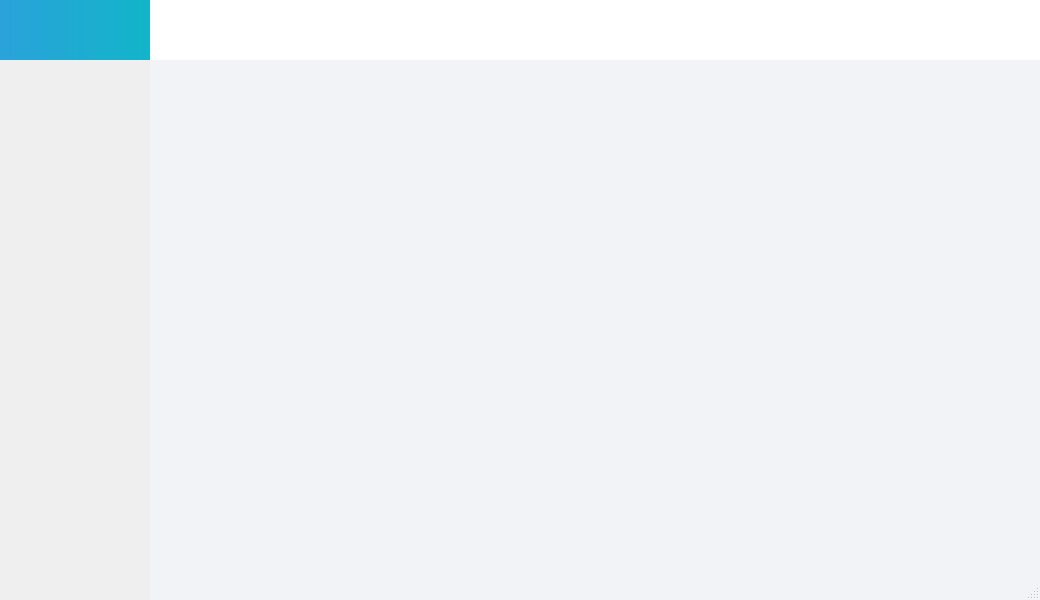
<?xml version="1.0" encoding="UTF-8"?>
<ui version="4.0">
 <class>Dialog</class>
 <widget class="QDialog" name="Dialog">
  <property name="geometry">
   <rect>
    <x>0</x>
    <y>0</y>
    <width>1040</width>
    <height>600</height>
   </rect>
  </property>
  <property name="minimumSize">
   <size>
    <width>1040</width>
    <height>600</height>
   </size>
  </property>
  <property name="maximumSize">
   <size>
    <width>16777215</width>
    <height>16777215</height>
   </size>
  </property>
  <property name="windowTitle">
   <string>Dialog</string>
  </property>
  <property name="styleSheet">
   <string notr="true">QLabel#labTitle{background-color:qlineargradient(spread:pad, x1:0, y1:0, x2:1, y2:0, stop:0 #2AA2DA, stop:1 #12B5C9);color:#F0F0F0;}
QWidget#widgetTop{background:#FFFFFF;}
QWidget#widgetMain{background:#F1F3F6;}
QLabel#label{color:#202020;font:50pt;}</string>
  </property>
  <property name="sizeGripEnabled">
   <bool>true</bool>
  </property>
  <layout class="QGridLayout" name="gridLayout">
   <property name="leftMargin">
    <number>0</number>
   </property>
   <property name="topMargin">
    <number>0</number>
   </property>
   <property name="rightMargin">
    <number>0</number>
   </property>
   <property name="bottomMargin">
    <number>0</number>
   </property>
   <property name="spacing">
    <number>0</number>
   </property>
   <item row="0" column="0" colspan="2">
    <widget class="QWidget" name="widgetTop" native="true">
     <property name="minimumSize">
      <size>
       <width>0</width>
       <height>60</height>
      </size>
     </property>
     <property name="maximumSize">
      <size>
       <width>16777215</width>
       <height>60</height>
      </size>
     </property>
     <property name="styleSheet">
      <string notr="true"/>
     </property>
     <layout class="QHBoxLayout" name="horizontalLayout">
      <property name="spacing">
       <number>6</number>
      </property>
      <property name="leftMargin">
       <number>0</number>
      </property>
      <property name="topMargin">
       <number>0</number>
      </property>
      <property name="rightMargin">
       <number>0</number>
      </property>
      <property name="bottomMargin">
       <number>0</number>
      </property>
      <item>
       <widget class="QLabel" name="labTitle">
        <property name="minimumSize">
         <size>
          <width>150</width>
          <height>0</height>
         </size>
        </property>
        <property name="maximumSize">
         <size>
          <width>150</width>
          <height>16777215</height>
         </size>
        </property>
        <property name="styleSheet">
         <string notr="true"/>
        </property>
        <property name="text">
         <string/>
        </property>
        <property name="alignment">
         <set>Qt::AlignCenter</set>
        </property>
       </widget>
      </item>
      <item>
       <widget class="SliderBar" name="widgetNavTop" native="true"/>
      </item>
      <item>
       <widget class="QWidget" name="widgetMenu" native="true">
        <property name="maximumSize">
         <size>
          <width>100</width>
          <height>16777215</height>
         </size>
        </property>
        <layout class="QGridLayout" name="gridLayout_2">
         <property name="leftMargin">
          <number>0</number>
         </property>
         <property name="topMargin">
          <number>0</number>
         </property>
         <property name="rightMargin">
          <number>0</number>
         </property>
         <property name="bottomMargin">
          <number>0</number>
         </property>
         <property name="spacing">
          <number>0</number>
         </property>
         <item row="1" column="1" colspan="3">
          <spacer name="verticalSpacer">
           <property name="orientation">
            <enum>Qt::Vertical</enum>
           </property>
           <property name="sizeHint" stdset="0">
            <size>
             <width>20</width>
             <height>10</height>
            </size>
           </property>
          </spacer>
         </item>
         <item row="0" column="1">
          <widget class="QPushButton" name="btnMenu_Min">
           <property name="sizePolicy">
            <sizepolicy hsizetype="Minimum" vsizetype="Expanding">
             <horstretch>0</horstretch>
             <verstretch>0</verstretch>
            </sizepolicy>
           </property>
           <property name="minimumSize">
            <size>
             <width>30</width>
             <height>30</height>
            </size>
           </property>
           <property name="cursor">
            <cursorShape>ArrowCursor</cursorShape>
           </property>
           <property name="focusPolicy">
            <enum>Qt::NoFocus</enum>
           </property>
           <property name="toolTip">
            <string>最小化</string>
           </property>
           <property name="styleSheet">
            <string notr="true"/>
           </property>
           <property name="text">
            <string/>
           </property>
           <property name="flat">
            <bool>true</bool>
           </property>
          </widget>
         </item>
         <item row="0" column="3">
          <widget class="QPushButton" name="btnMenu_Close">
           <property name="sizePolicy">
            <sizepolicy hsizetype="Minimum" vsizetype="Expanding">
             <horstretch>0</horstretch>
             <verstretch>0</verstretch>
            </sizepolicy>
           </property>
           <property name="minimumSize">
            <size>
             <width>30</width>
             <height>30</height>
            </size>
           </property>
           <property name="cursor">
            <cursorShape>ArrowCursor</cursorShape>
           </property>
           <property name="focusPolicy">
            <enum>Qt::NoFocus</enum>
           </property>
           <property name="toolTip">
            <string>关闭</string>
           </property>
           <property name="text">
            <string/>
           </property>
           <property name="flat">
            <bool>true</bool>
           </property>
          </widget>
         </item>
         <item row="0" column="2">
          <widget class="QPushButton" name="btnMenu_Max">
           <property name="sizePolicy">
            <sizepolicy hsizetype="Minimum" vsizetype="Expanding">
             <horstretch>0</horstretch>
             <verstretch>0</verstretch>
            </sizepolicy>
           </property>
           <property name="minimumSize">
            <size>
             <width>30</width>
             <height>30</height>
            </size>
           </property>
           <property name="focusPolicy">
            <enum>Qt::NoFocus</enum>
           </property>
           <property name="text">
            <string/>
           </property>
           <property name="flat">
            <bool>true</bool>
           </property>
          </widget>
         </item>
        </layout>
       </widget>
      </item>
     </layout>
    </widget>
   </item>
   <item row="1" column="0">
    <widget class="SliderBar" name="widgetNavLeft" native="true">
     <property name="sizePolicy">
      <sizepolicy hsizetype="Preferred" vsizetype="Expanding">
       <horstretch>0</horstretch>
       <verstretch>0</verstretch>
      </sizepolicy>
     </property>
     <property name="minimumSize">
      <size>
       <width>150</width>
       <height>0</height>
      </size>
     </property>
     <property name="maximumSize">
      <size>
       <width>150</width>
       <height>16777215</height>
      </size>
     </property>
    </widget>
   </item>
   <item row="1" column="1">
    <widget class="QWidget" name="widgetMain" native="true">
     <property name="sizePolicy">
      <sizepolicy hsizetype="Expanding" vsizetype="Expanding">
       <horstretch>0</horstretch>
       <verstretch>0</verstretch>
      </sizepolicy>
     </property>
     <layout class="QVBoxLayout" name="verticalLayout">
      <item>
       <widget class="QLabel" name="label">
        <property name="text">
         <string/>
        </property>
        <property name="alignment">
         <set>Qt::AlignCenter</set>
        </property>
       </widget>
      </item>
     </layout>
    </widget>
   </item>
  </layout>
 </widget>
 <customwidgets>
  <customwidget>
   <class>SliderBar</class>
   <extends>QWidget</extends>
   <header location="global">demo/sliderbar.h</header>
   <container>1</container>
  </customwidget>
 </customwidgets>
 <resources/>
 <connections/>
</ui>
